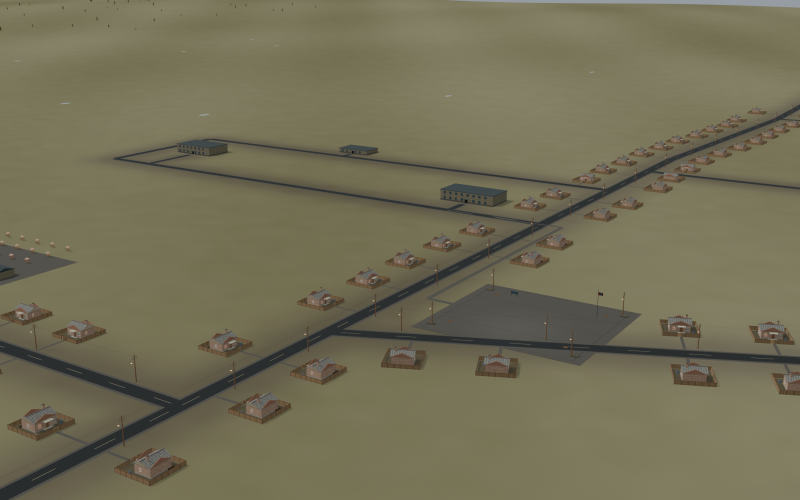
#> input picture assets/maps/naran-city/previews/civic-center.png, 1600 x 1000 px, given in place of town-overview.png, which was not available (shown at 1/2 size)
$ python render_board.py
#> lines starting #> are read from the running program, lines starting #| are printed output that depends on the picture; pictures that were not available may be replaced by others from this repository, and a replacement may not be noted
"""Compose the actual Blender renders into a review board; requires Pillow."""
from pathlib import Path
from PIL import Image, ImageDraw, ImageFont
root=Path(__file__).resolve().parent/'previews'
font_path='/usr/share/fonts/truetype/dejavu/DejaVuSans.ttf'
font=ImageFont.truetype(font_path,23);title=ImageFont.truetype(font_path,34)
board=Image.new('RGB',(1840,1360),'#18201e');draw=ImageDraw.Draw(board)
#> after `board = Image.new('RGB', (1840, 1360), '#18201e')`:
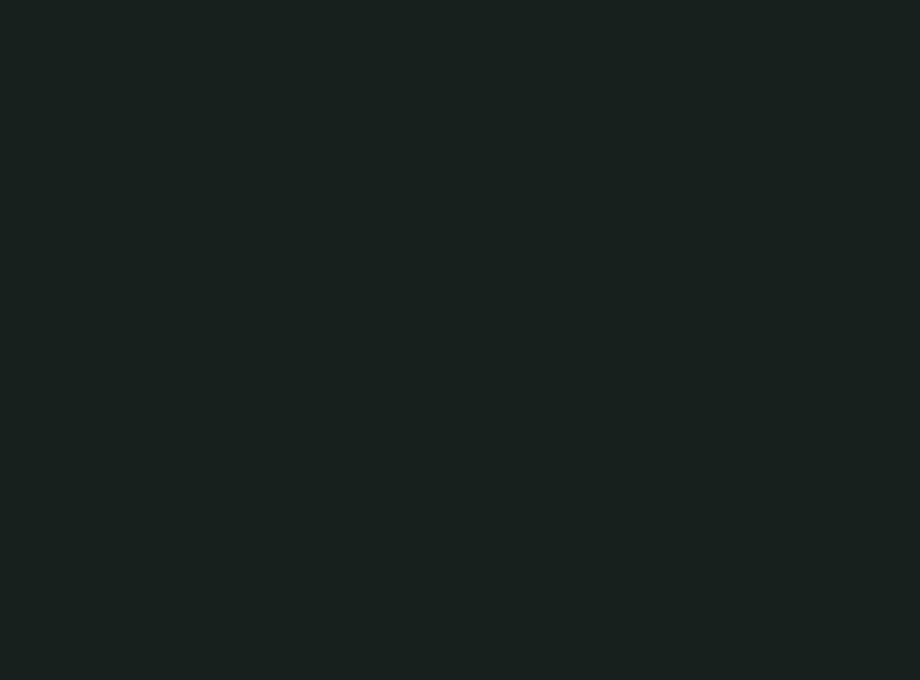
#> board: PIL image 1840x1360 RGB (shown at 1/2 size); mean R, G, B 24, 32, 30
draw.text((24,20),'NARAN — DEVELOPMENT PASS 2',font=title,fill='#f2ede0')
draw.text((24,70),'3.3 × 3.0 km town layout / Episode 1 arrival and apartment priority',font=font,fill='#b8c2b8')
views=[('town-overview','Town layout'),('residential-quarter','Residential expansion'),('market-street','Market frontage'),('ganaa-entrance','Ganaa’s entrance / exterior')]
for i,(slug,label) in enumerate(views):
    im=Image.open(root/(slug+'.png')).convert('RGB');assert im.size==(1600,1000),im.size
    im=im.resize((880,550),Image.Resampling.LANCZOS);x=24+(i%2)*912;y=120+(i//2)*596
#> after `im = im.resize((880, 550), Image.Resampling.LANCZOS)`:
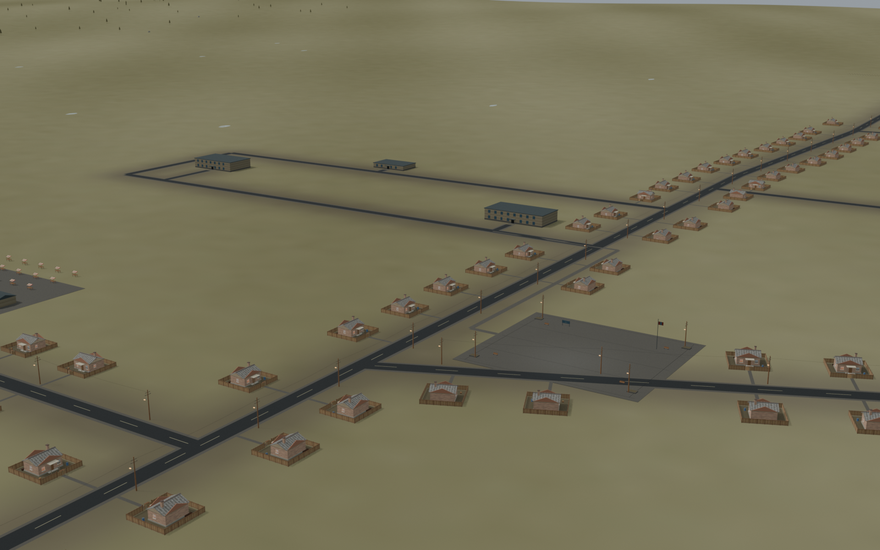
#> im: PIL image 880x550 RGB; mean R, G, B 114.4, 110.1, 85.8
    board.paste(im,(x,y));draw.text((x,y+558),label,font=font,fill='#f2ede0')
#> after `board.paste(im, (x, y))`:
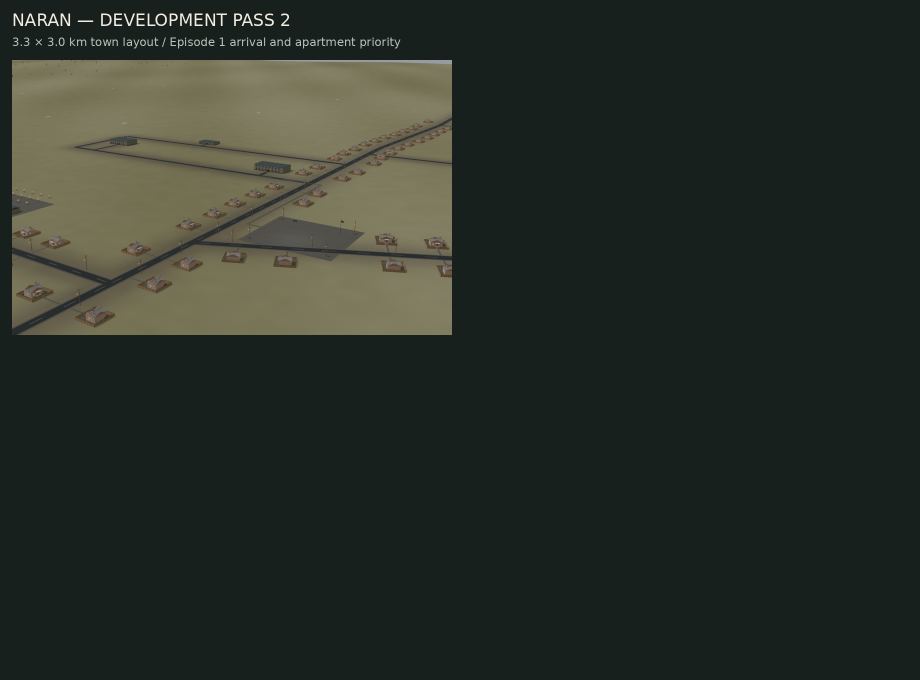
#> board: PIL image 1840x1360 RGB (shown at 1/2 size); mean R, G, B 42.1, 47.7, 41.3
#> pass 2 of the loop `for i,(slug,label) in enumerate(views):`:
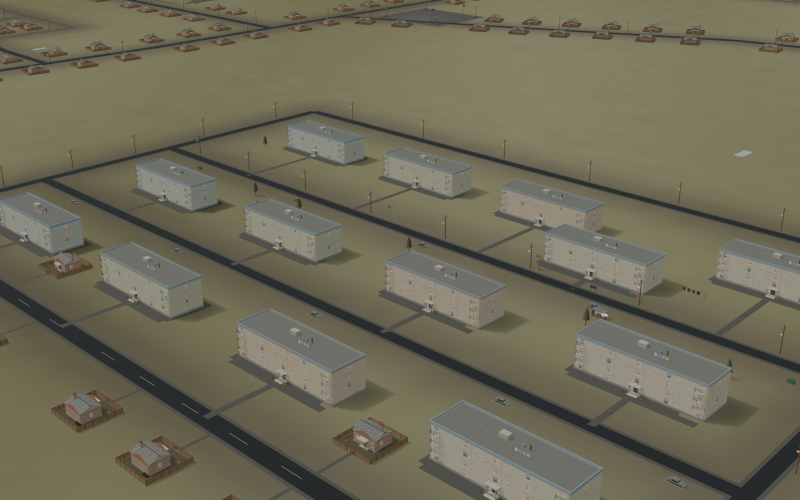
#> input picture assets/maps/naran-city/previews/episode1-apartments.png, 1600 x 1000 px, given in place of residential-quarter.png, which was not available (shown at 1/2 size)
#> `im = im.resize((880, 550), Image.Resampling.LANCZOS)`:
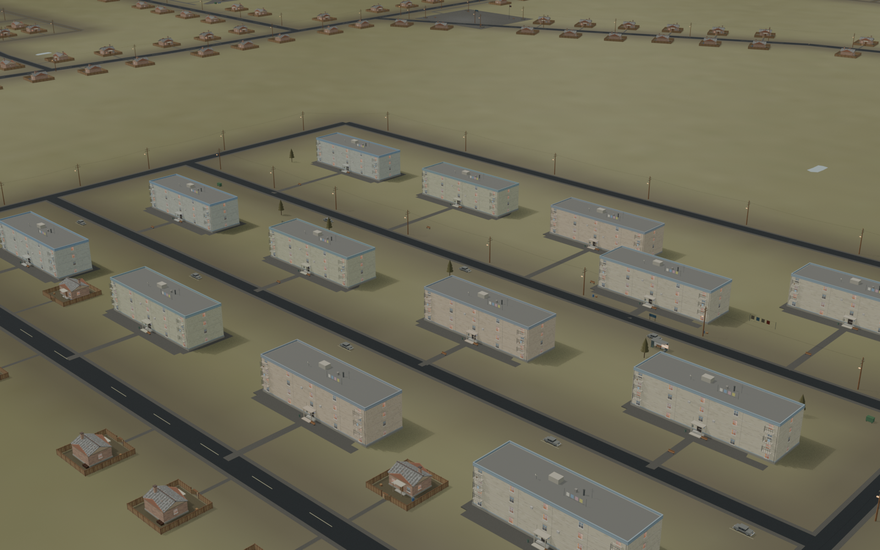
#> im: PIL image 880x550 RGB; mean R, G, B 109.7, 106.1, 86.9
#> `board.paste(im, (x, y))`:
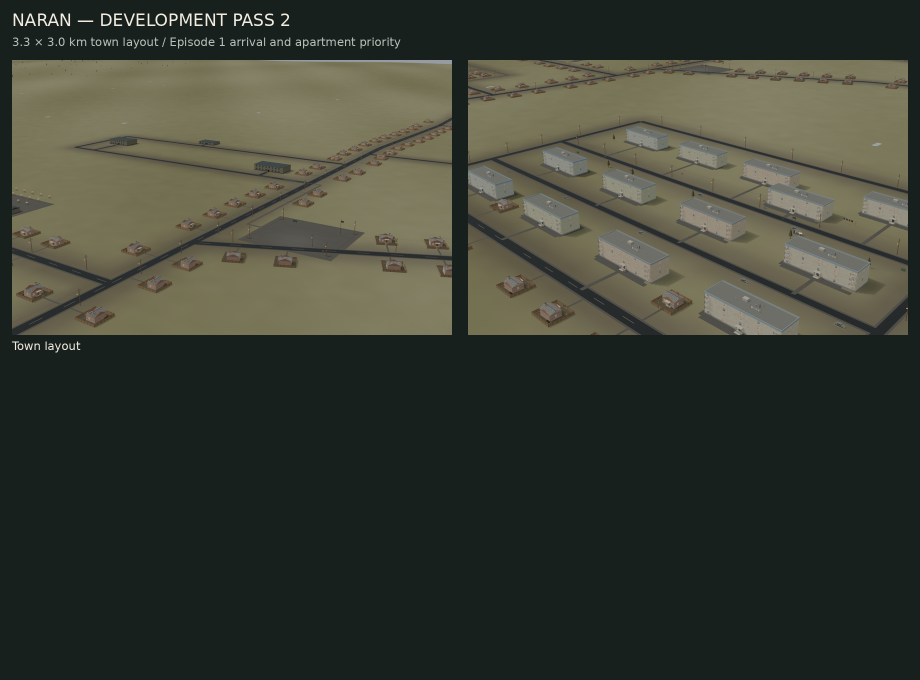
#> board: PIL image 1840x1360 RGB (shown at 1/2 size); mean R, G, B 58.7, 62.1, 52.4
#> pass 3 of the loop `for i,(slug,label) in enumerate(views):`:
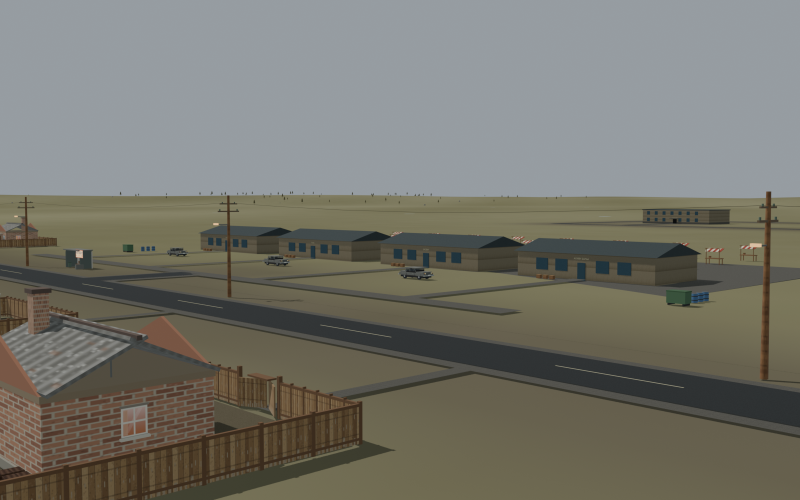
#> input picture assets/maps/naran-city/previews/market-street.png, 1600 x 1000 px (shown at 1/2 size)
#> `im = im.resize((880, 550), Image.Resampling.LANCZOS)`:
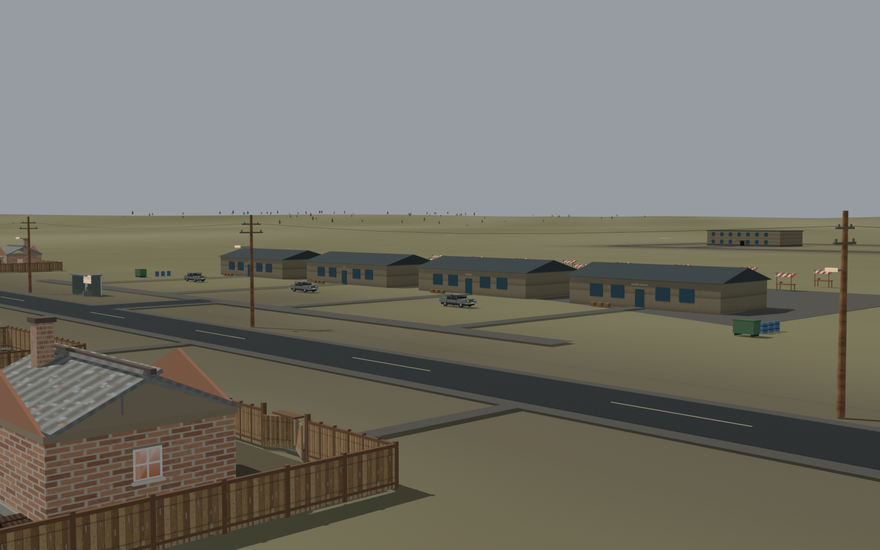
#> im: PIL image 880x550 RGB; mean R, G, B 117.1, 116.3, 108
#> `board.paste(im, (x, y))`:
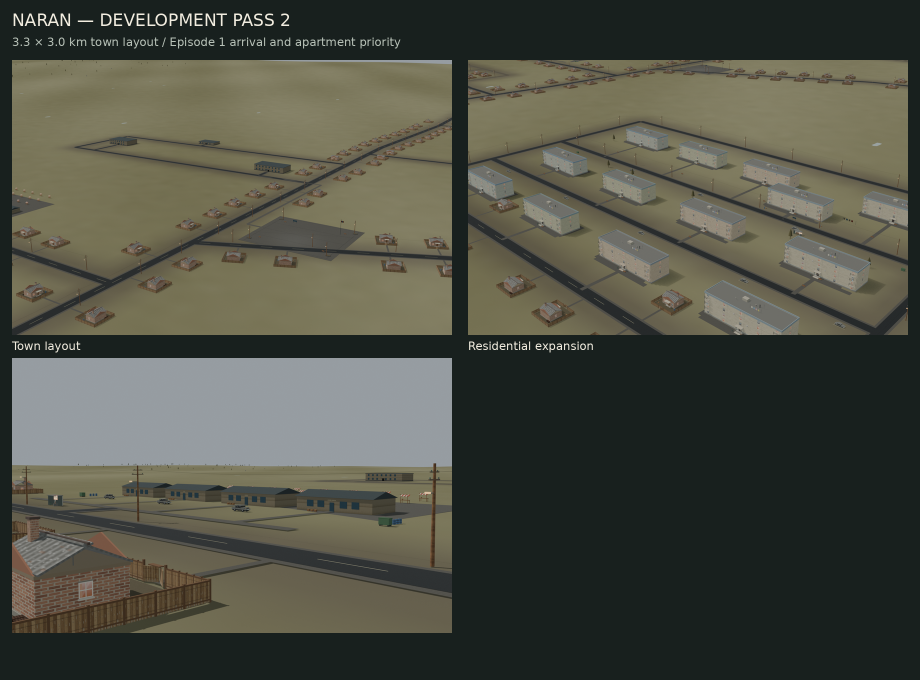
#> board: PIL image 1840x1360 RGB (shown at 1/2 size); mean R, G, B 76.8, 78.5, 67.6
#> the loop made 4 passes; the first 3 are shown
draw.text((24,1320),'Exterior development / artistic layout choices / interiors and runtime integration pending',font=font,fill='#b8c2b8')
board.save(root/'development-board.jpg',quality=92)
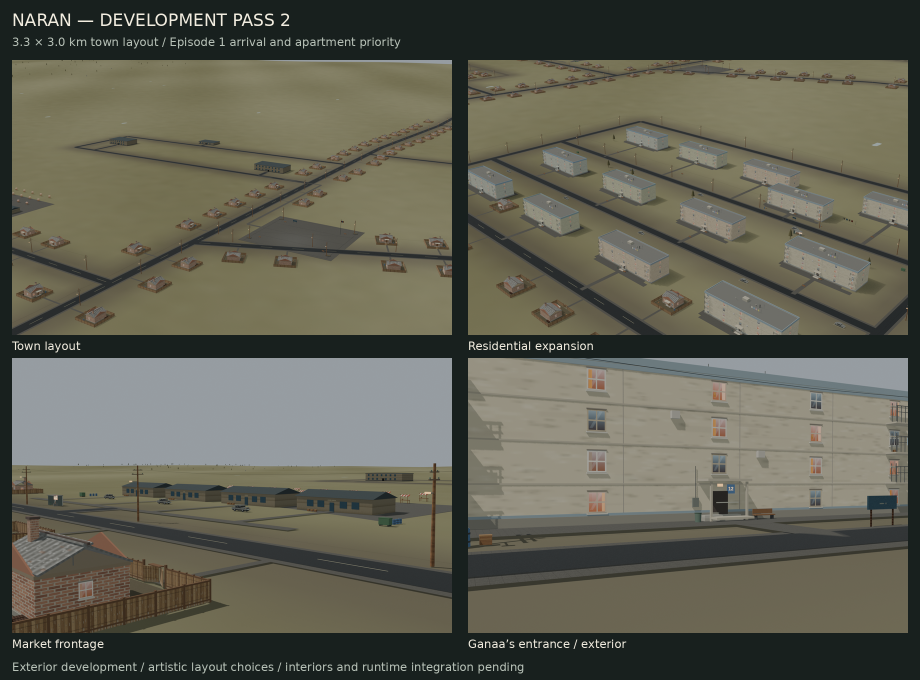
#> saved as development-board.jpg: PIL image 1840x1360 RGB (shown at 1/2 size); mean R, G, B 95.7, 95.2, 82.3
print('Development review board saved.')
